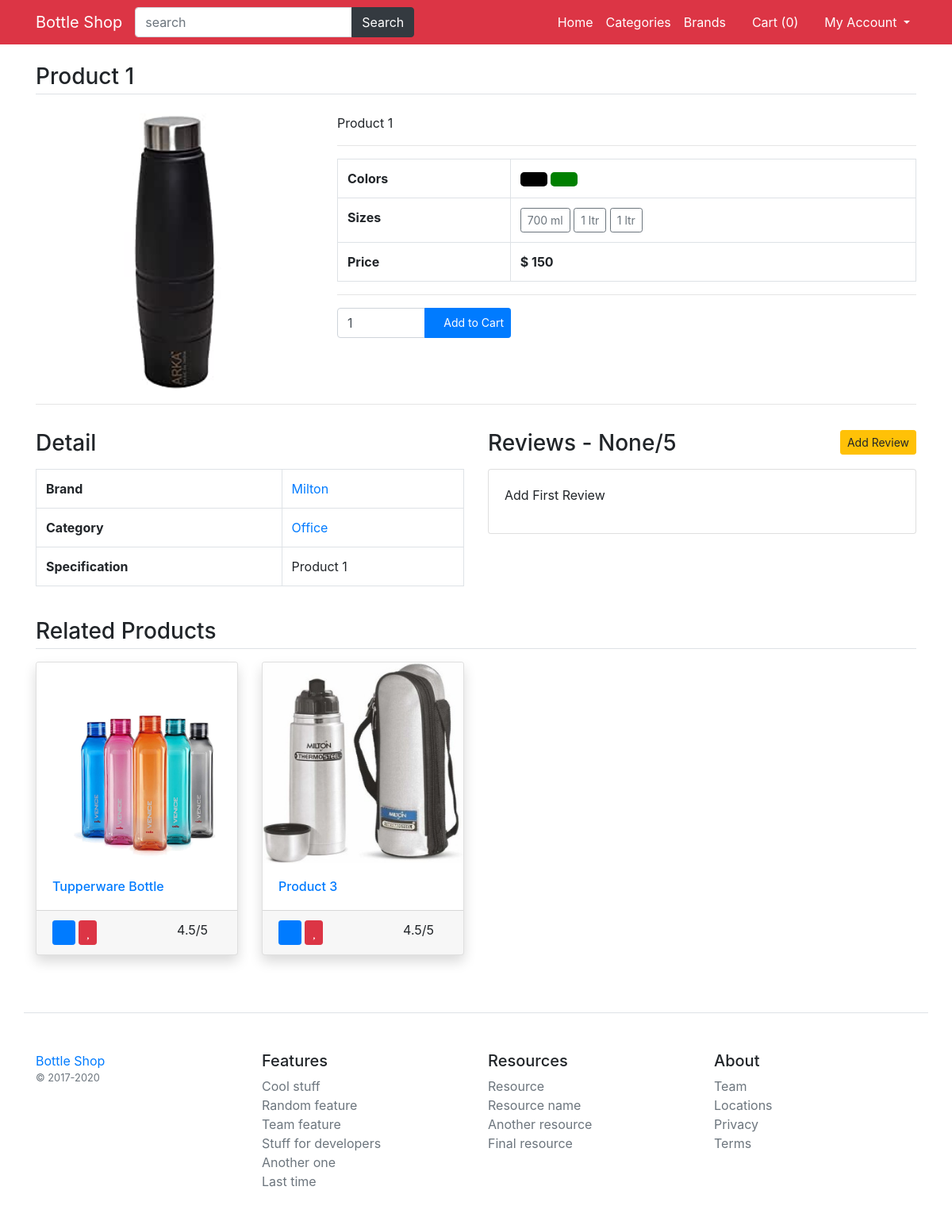
/product/product-1/1 (signed in), run on the app's committed database.
### main/models.py (models this page shows, shortened)
class Product(models.Model):
    title=models.CharField(max_length=200)
    slug=models.CharField(max_length=400)
    detail=models.TextField()
    specs=models.TextField()
    category=models.ForeignKey(Category,on_delete=models.CASCADE)
    brand=models.ForeignKey(Brand,on_delete=models.CASCADE)
    status=models.BooleanField(default=True)
    is_featured=models.BooleanField(default=False)
    class Meta:
        verbose_name_plural='6. Products'

class ProductAttribute(models.Model):
    product=models.ForeignKey(Product,on_delete=models.CASCADE)
    color=models.ForeignKey(Color,on_delete=models.CASCADE)
    size=models.ForeignKey(Size,on_delete=models.CASCADE)
    price=models.PositiveIntegerField(default=0)
    image=models.ImageField(upload_to="product_imgs/",null=True)
    class Meta:
        verbose_name_plural='7. ProductAttributes'

class Size(models.Model):
    title=models.CharField(max_length=100)
    class Meta:
        verbose_name_plural='5. Sizes'

class Brand(models.Model):
    title=models.CharField(max_length=100)
    image=models.ImageField(upload_to="brand_imgs/")
    class Meta:
        verbose_name_plural='3. Brands'

class Category(models.Model):
    title=models.CharField(max_length=100)
    image=models.ImageField(upload_to="cat_imgs/")
    class Meta:
        verbose_name_plural='2. Categories'

### main/views.py (the view)
# urls.py: path('product/<str:slug>/<int:id>',views.product_detail,name='product_detail'),
def product_detail(request,slug,id):
	product=Product.objects.get(id=id)
	related_products=Product.objects.filter(category=product.category).exclude(id=id)[:4]
	colors=ProductAttribute.objects.filter(product=product).values('color__id','color__title','color__color_code').distinct()
	sizes=ProductAttribute.objects.filter(product=product).values('size__id','size__title','price','color__id').distinct()
	reviewForm=ReviewAdd()
	canAdd=True
	reviewCheck=ProductReview.objects.filter(user=request.user,product=product).count()
	if request.user.is_authenticated:
		if reviewCheck > 0:
			canAdd=False
	reviews=ProductReview.objects.filter(product=product)
	avg_reviews=ProductReview.objects.filter(product=product).aggregate(avg_rating=Avg('review_rating'))
	return render(request, 'product_detail.html',{'data':product,'related':related_products,'colors':colors,'sizes':sizes,'reviewForm':reviewForm,'canAdd':canAdd,'reviews':reviews,'avg_reviews':avg_reviews})

### main/forms.py
class ReviewAdd(forms.ModelForm):
	class Meta:
		model=ProductReview
		fields=('review_text','review_rating')

### main/template_context.py (called while the page is built)
def get_filters(request):
	cats=Product.objects.distinct().values('category__title','category__id')
	brands=Product.objects.distinct().values('brand__title','brand__id')
	colors=ProductAttribute.objects.distinct().values('color__title','color__id','color__color_code')
	sizes=ProductAttribute.objects.distinct().values('size__title','size__id')
	minMaxPrice=ProductAttribute.objects.aggregate(Min('price'),Max('price'))
	data={
		'cats':cats,
		'brands':brands,
		'colors':colors,
		'sizes':sizes,
		'minMaxPrice':minMaxPrice,
	}
	return data

### templates/product_detail.html (shortened to what this page needs)
{% extends 'base.html' %}
{% load static %}
{% block content %}
<main class="container my-4">
	<h3 class="my-4 border-bottom pb-1">{{data.title}}</h3>
	<div class="row">
		<div class="col-md-4">
			<img id="zoom_01" data-zoom-image="/media/{{data.productattribute_set.first.image}}" src="/media/{{data.productattribute_set.first.image}}" class="card-img-top" alt="{{data.title}}">
		</div>
		<div class="col-md-8">
			<p>{{data.detail}}</p>
			<hr/>
			<table class="table table-bordered">
				<tr>
					<th>Colors</th>
					<td>
						{% for color in colors %}
							<button class="btn btn-lg choose-color" data-color="{{color.color__id}}" style="background-color: {{color.color__color_code}}"></button>
						{% endfor %}
					</td>
				</tr>
				<tr>
					<th>Sizes</th>
					<td>
						{% for size in sizes %}
						<button data-price="{{size.price}}" class="btn btn-outline-secondary btn-sm choose-size color{{size.color__id}}">{{size.size__title}}</button>
						{% endfor %}
					</td>
				</tr>
				<tr>
					<th>Price</th>
					<th>$ <span class="product-price-{{data.id}}">{{data.productattribute_set.first.price}}</span></th>
				</tr>
			</table>
			<hr/>
			<div class="input-group my-3" style="width:30%;">
			  <input type="number" value="1" class="form-control product-qty-{{data.id}}" id="productQty" />
			  <div class="input-group-append">
			    <button class="btn btn-primary btn-sm add-to-cart" data-index="{{data.id}}" type="button" id="addToCartBtn"><i class="fa fa-shopping-cart"></i> Add to Cart</button>
			  </div>
			</div>
		</div>
	</div>
	<hr />
	<div class="row">
		<div class="col-md-6">
			<h3 class="my-3">Detail</h3>
			<table class="table table-bordered">
				<tr>
					<th>Brand</th>
					<td><a href="/brand-product-list/{{data.brand.id}}">{{data.brand.title}}</a></td>
				</tr>
				<tr>
					<th>Category</th>
					<td><a href="/category-product-list/{{data.category.id}}">{{data.category.title}}</a></td>
				</tr>
				<tr>
					<th>Specification</th>
					<td>{{data.specs}}</td>
				</tr>
			</table>
		</div>
		<div class="col-md-6">
			<h3 class="my-3">Reviews - <span class="avg-rating">{{avg_reviews.avg_rating}}</span>/5 <i class="fa fa-star text-warning"></i>
				{% if user.is_authenticated %}
				{% if canAdd %}
				<button data-toggle="modal" data-target="#productReview" type="button" class="btn btn-warning btn-sm float-right reviewBtn">Add Review</button>
				{% endif %}
				{% endif %}
			</h3>
			<div class="card">
				<div class="card-body review-list" style="max-height: 400px; overflow: auto;">
					{% if reviews %}
						{% for review in reviews %}
						<blockquote class="blockquote text-right">
						  <small>{{review.review_text}}</small>
						  <footer class="blockquote-footer">{{review.user}}
						  	<cite title="Source Title">
						  		{% for star in review.review_rating|ljust:review.review_rating %}
						  		<i class="fa fa-star text-warning"></i>
								{% endfor %}
						  	</cite>
						  </footer>
						</blockquote>
						<hr />
						{% endfor %}
					{% else %}
						<p class="no-data">Add First Review</p>
					{% endif %}
				</div>
			</div>
		</div>
	</div>
	<h3 class="mt-4 mb-3 border-bottom pb-1">Related Products</h3>
	<div class="row">
		{% for product in related %}
		<div class="col-lg-3 col-sm-4 mb-4">
			<div class="card shadow">
			  <a href="/product/{{product.slug}}/{{product.id}}"><img src="/media/{{product.productattribute_set.first.image}}" class="card-img-top" alt="{{product.title}}"></a>
			  <div class="card-body">
			    <h6 class="card-text"><a href="/product/{{product.slug}}/{{product.id}}">{{product.title}}</a></h6>
			  </div>
			  <div class="card-footer">
			  	<button class="btn btn-sm btn-primary"><i class="fa fa-shopping-cart"></i></button>
			  	<button class="btn btn-sm btn-danger"><i class="fa fa-heart"></i></button>
			  	<span class="float-right">
			  		4.5/5
			  		<i class="fa fa-star text-warning"></i>
			  	</span>
			  </div>
			</div>
		</div>
		{% endfor %}
	</div>
</main>
{% endblock %}

### data on the page
Product: title "Product 1", productattribute_set.first.image (picture), detail "Product 1", productattribute_set.first.price "150", id "1", brand "Milton", category "Office", specs "Product 1"
Size: size__title "700 ml"
Size: size__title "1 ltr"
Product: productattribute_set.first.image (picture), title "Tupperware Bottle"
Product: productattribute_set.first.image (picture), title "Product 3"

### other printed values
{{ request.session.cartdata|length }} "0"
{{ avg_reviews.avg_rating }} "None"
